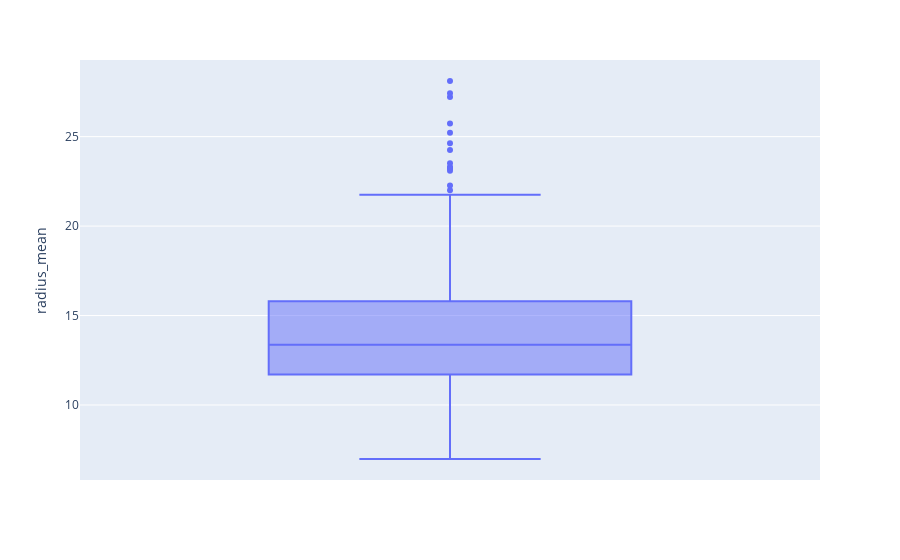

The cell this chart's notebook holds for it:
### Code cell
# Rádio Médio
px.box(dados2, y='radius_mean')

### Figure 1 — Plotly figure (JSON) as saved in the notebook; plotly's stock layout.template omitted (floating-point values rounded to 4 significant figures; data arrays with more than 128 entries replaced by an {"elided": "..."} marker saying what was removed)
{"data": [{"alignmentgroup": "True", "hovertemplate": "radius_mean=%{y}<extra></extra>", "legendgroup": "", "marker": {"color": "#636efa"}, "name": "", "notched": false, "offsetgroup": "", "orientation": "v", "showlegend": false, "type": "box", "x0": " ", "xaxis": "x", "y": {"elided": "569 float values"}, "y0": " ", "yaxis": "y"}], "layout": {"autosize": true, "boxmode": "group", "legend": {"tracegroupgap": 0}, "margin": {"t": 60}, "xaxis": {"anchor": "y", "autorange": true, "domain": [0, 1], "range": [-0.5, 0.5], "type": "category"}, "yaxis": {"anchor": "x", "autorange": true, "domain": [0, 1], "range": [5.807, 29.28], "title": {"text": "radius_mean"}, "type": "linear"}}}
